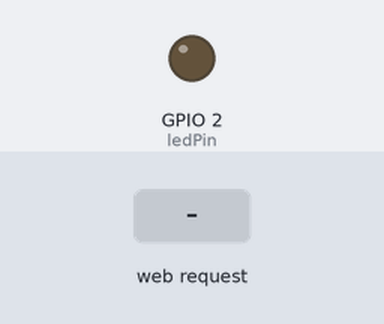
The sketch below on a simulated ESP8266 (Wemos D1 mini). On the bench: output pins drawn as LEDs (lit = HIGH). Dashed ring = blinking. The test bench sets the inputs (shaded band). WiFi joins after 1.5 s; servers stay silent unless stated; what the sketch prints to the serial monitor is not drawn.

Above: at 0.1 s.
At 2.7 s:
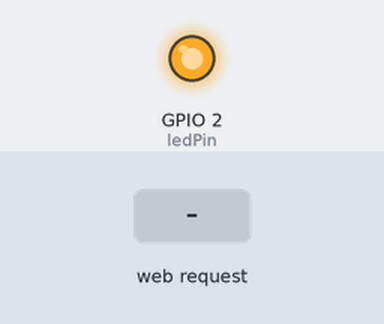
2.8 s: HTTP request GET /hdmi2 received
At 3.4 s:
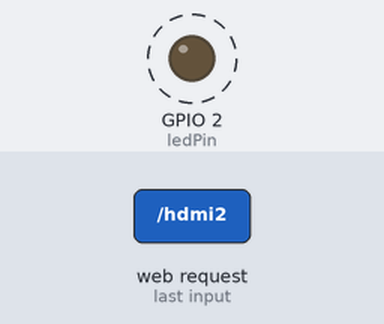
4.3 s: HTTP request GET /hdmi3 received
6.3 s: HTTP request GET /volumeUp received
Timing chart, 0 to 10.1 s (numbered marks = the images above; inputs shaded):
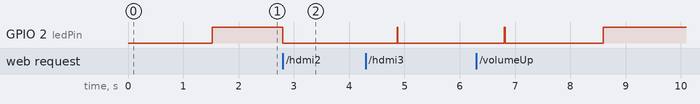

The sketch:

ESP8266_TV_receiver.ino
```cpp
#include <ESP8266WiFi.h>
//#include <ESP8266WebServer.h>
#include <ArduinoJson.h>
#include <IRremoteESP8266.h>
#include <IRsend.h>

const int nodeNumber = 210;
const char nodeName[] = "tv";

const char* ssid     = "Bikini Bottom WiFi";      // SSID of local network
const char* password = "motowNshufflE";   // Password on network

//Static IP address configuration
IPAddress staticIP(192, 168, 1, nodeNumber); //ESP static ip
IPAddress gateway(192, 168, 1, 1);   //IP Address of your WiFi Router (Gateway)
IPAddress subnet(255, 255, 255, 0);  //Subnet mask
//IPAddress dns(1, 1, 1, 1);  //DNS
const char *deviceName = "wemos";

int ledPin = LED_BUILTIN;
WiFiServer server(80);
IRsend irsend(5);

//class Response  {
//  public:
//    char ResponseBody[300];
//    int ResponseStatus;
//
//    Response(char responseBody[200], int responseStatus)  {
//      sprintf(ResponseBody, responseBody);
//      ResponseStatus = responseStatus;
//    }
//};


class IRCommand {
  public:
    long IRCode;
    String Command;

    IRCommand(long iRCode, String command) {
      IRCode = iRCode;
      Command = command;
    }
};

IRCommand tvPower(0xA90, "tvPower");
IRCommand volumeDown(0xC90, "");
IRCommand volumeUp(0x490, "");
IRCommand mute(0x290, "mute");
IRCommand input(0xA50, "input");

IRCommand up(0x2F0, "up");
IRCommand down(0xAF0, "down");
IRCommand left(0x2D0, "left");
IRCommand right(0xCD0, "right");
IRCommand enter(0xA70, "enter");

IRCommand hdmi1(0x930, "hdmi1");
IRCommand hdmi2(1, "hdmi2");
IRCommand hdmi3(1, "hdmi3");
IRCommand volumeUp10(1, "volumeUp");
IRCommand volumeDown10(1, "volumeDown");


IRCommand commandArray[] = {tvPower, volumeDown, volumeUp, mute, input, up, down, left, right, enter, hdmi1, hdmi2, hdmi3, volumeUp10, volumeDown10};

char responseBody[300];

int responseStatus;

void setup() {
  pinMode(ledPin, OUTPUT);
  digitalWrite(ledPin, LOW);


  Serial.begin(9600);
  delay(10);
  irsend.begin();


  // Connect to WiFi network
  Serial.println();
  Serial.print("node number: ");
  Serial.print(nodeNumber);
  Serial.println();
  Serial.print("Connecting to ");
  Serial.println(ssid);

  WiFi.hostname(deviceName);      // DHCP Hostname (useful for finding device for static lease)
  WiFi.config(staticIP, subnet, gateway);
  WiFi.begin(ssid, password);

  while (WiFi.status() != WL_CONNECTED) {
    delay(500);
    Serial.print(".");
  }
  Serial.println("");
  Serial.println("WiFi connected");

  // Start the server
  server.begin();
  Serial.println("Server started");

  // Print the IP address
  Serial.print("Use this URL : ");
  Serial.print("http://");
  Serial.print(WiFi.localIP());
  Serial.println("/");
  digitalWrite(ledPin, HIGH);
}

void loop() {
  // Check if a client has connected
  WiFiClient client = server.available();
  if (!client) {
    return;
  }

  long IRCode = 0;
  sprintf(responseBody, "");
  responseStatus = 500;


  String request = recieveRequest(client);
  String command = interpretRequest(request);
  IRCode = lookupIRCode(command);
  Serial.println(IRCode);

  executeCommand(command, IRCode);


  if (IRCode == NULL) {
    sprintf(responseBody, "{\"error\":\"internal server error\"}");
    responseStatus = 500;
  }
  else {
    responseStatus = 200;
    char commandCharArray[command.length() + 1];
    command.toCharArray(commandCharArray, command.length() + 1);
    sprintf(responseBody, "{\"node\":{\"nodeNumber\":%hd,\"nodeName\":\"%s\"},\"command\":{\"commandName\":\"%s\",\"ircode\":%ld}}", nodeNumber, nodeName, commandCharArray, IRCode);
  }

  respond(client, responseStatus, responseBody);
}//end loop-------------------------------------------------------------------------

void executeCommand(String command, long IRCode) {

  if (IRCode != 1  && IRCode != NULL)  {
    sendIR(IRCode);
  }
  else if (IRCode == 1) {

    if (command == "hdmi2") {
      executeHdmi2();
    }//end if
    else if (command == "hdmi3") {
      executeHdmi3();
    }
    else if (command == "volumeUp") {
      executeVolumeUp10();
    }
    else if (command == "volumeDown") {
      executeVolumeDown10();
    }
  }//end else if
}


String interpretRequest(String request) {
  String command = getValue(request, '/', 1);
  // int len = strlen(xval)-4;
  command.remove(command.length() - 5 , 5);
  Serial.println(command);
  return command;
}


String recieveRequest(WiFiClient client)  {
  // Wait until the client sends some data
  Serial.println("new client");
  while (!client.available()) {
    delay(1);
  }

  // Read the first line of the request
  digitalWrite(ledPin, LOW);
  String request = client.readStringUntil('\r');
  Serial.println(request);
  client.flush();
  return request;
}

void respond(WiFiClient client, int responseStatus, char responseBody[])  {
  // Return the response
  switch (responseStatus) {
    default :
    case 500: client.println("HTTP/1.1 500 ERROR"); break;
    case 404: client.println("HTTP/1.1 404 NOT FOUND"); break;
    case 200: client.println("HTTP/1.1 200 OK"); break;
  }//-----end switch
  client.println("Content-Type: application/json");
  client.println(""); //  do not forget this one
  client.println(responseBody);
  delay(1);
  Serial.println("Client disconnected");
  Serial.println("");
  Serial.println(responseBody);
  digitalWrite(ledPin, HIGH);
}

long lookupIRCode(String command) {
  long IRCode;
  for (int i = 0; i < sizeof(commandArray); i++) {
    if (command == commandArray[i].Command)  {
      IRCode = commandArray[i].IRCode;
      return IRCode;
    }
  }
  return NULL;
}

String getValue(String data, char separator, int index)
{
  int found = 0;
  int strIndex[] = { 0, -1 };
  int maxIndex = data.length() - 1;

  for (int i = 0; i <= maxIndex && found <= index; i++) {
    if (data.charAt(i) == separator || i == maxIndex) {
      found++;
      strIndex[0] = strIndex[1] + 1;
      strIndex[1] = (i == maxIndex) ? i + 1 : i;
    }
  }
  return found > index ? data.substring(strIndex[0], strIndex[1]) : "";
}

void sendIR(long IRCode) {
    irsend.sendSony(IRCode, 12);
    delay(100);
}

void executeHdmi2()  {
  sendIR(input.IRCode);
  delay(500);
  for(int i = 0; i<6; i++) {
    sendIR(down.IRCode);
  }
  sendIR(up.IRCode);
  sendIR(enter.IRCode);
}

void executeHdmi3()  {
  sendIR(input.IRCode);
  delay(500);
  for(int i = 0; i<6; i++) {
    sendIR(down.IRCode);
  }
  sendIR(enter.IRCode);
}

void executeVolumeUp10()  {
  for(int i = 0; i<10; i++) {
    sendIR(volumeUp.IRCode);
  }
}

void executeVolumeDown10()  {
  for(int i = 0; i<10; i++) {
    sendIR(volumeDown.IRCode);
  }
}
```

Measured:
- after the input at 2.8 s, GPIO 2 (ledPin): HIGH → LOW at once
